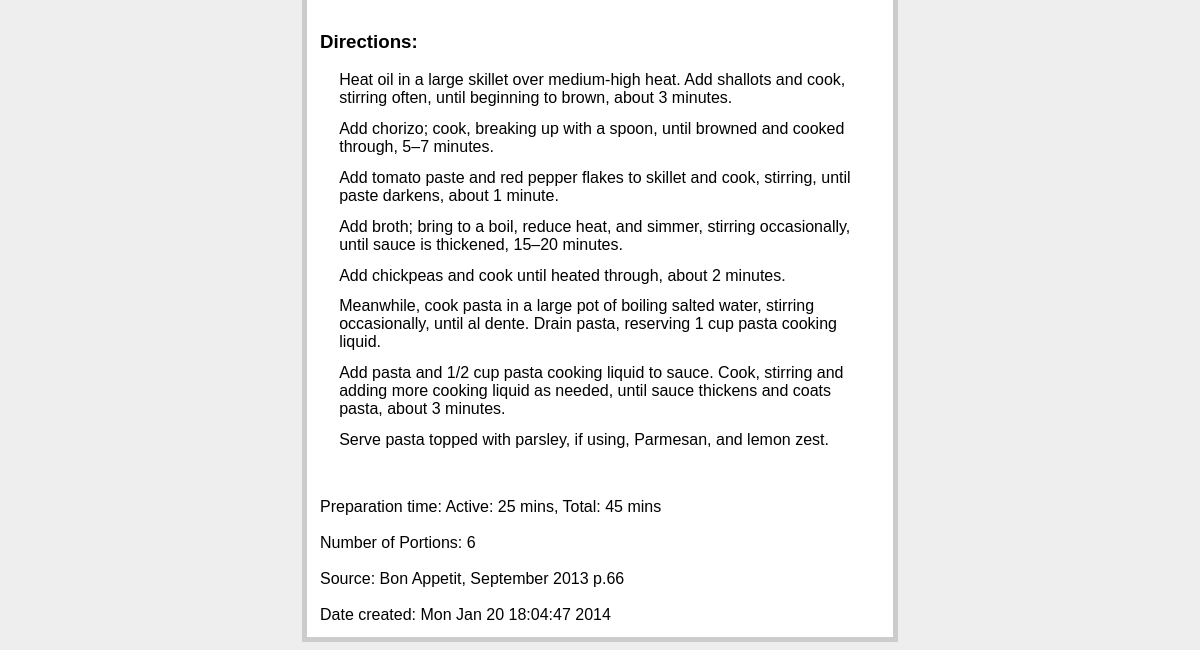
Before: /recipe/Pasta with Chorizo and Chickpeas (lower part) with the older database file.
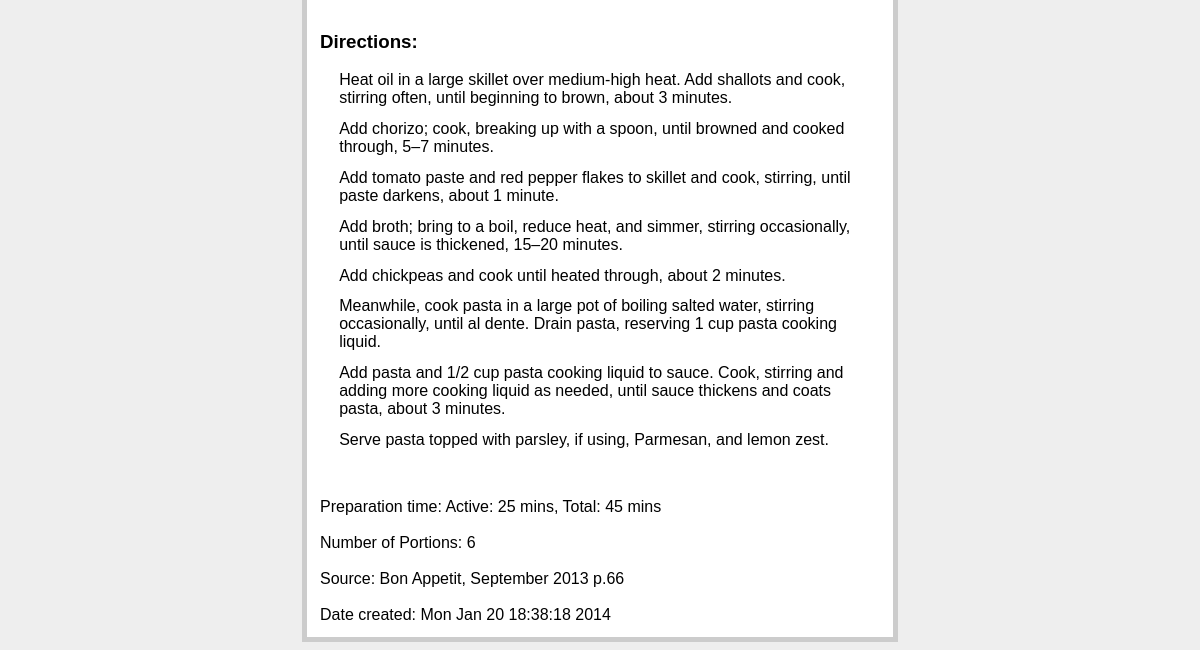
After: the same page with the newer database file.
### cookbook.py (models this page shows, shortened)
class Recipe(db.Model):
  id = db.Column(db.Integer, primary_key=True)
  title = db.Column(db.String(80), unique=True)
  short_desc = db.Column(db.String(120))
  ingredients = db.Column(db.String(120))
  preparation_time = db.Column(db.String(20))
  directions = db.Column(db.String(120))
  num_portions = db.Column(db.Integer)
  source = db.Column(db.String(120))
  date_created = db.Column(db.String(120))
  date_updated = db.Column(db.String(120))
  img_link = db.Column(db.String(120))

### cookbook.py (the view)
@app.route('/recipe/<string:title>')
def show_recipe(title):
  recipe = Recipe.query.filter_by(title=title).first()
  return render_template('show_recipe.html', recipe=recipe)

### templates/show_recipe.html (shortened to what this page needs)
{% extends "layout.html" %}
{% block body %}
<br/>
<br/>
<br/>
<br/>
{% if recipe.img_link %}
<br/>
<br/>
{% endif %}
<br/>
<h3>Directions:</h3>
<ol class=entries>
  {% for direction in recipe.directions.split('\n') %}
  <li> {{ direction }}
  {% endfor %}
</ol>
{% if recipe.preparation_time %}
<br><br> Preparation time: {{recipe.preparation_time}}
{% endif %}
{% if recipe.num_portions %}
<br><br>Number of Portions: {{recipe.num_portions}}
{% endif %}
<br><br> Source: {{recipe.source}}
<br><br> Date created: {{recipe.date_created}}
{% endblock %}

Changed rows visible on the page:
changed Recipe "Active: 25 mins, Total: 45 mins": date_created "Mon Jan 20 18:04:47 2014" → "Mon Jan 20 18:38:18 2014"
